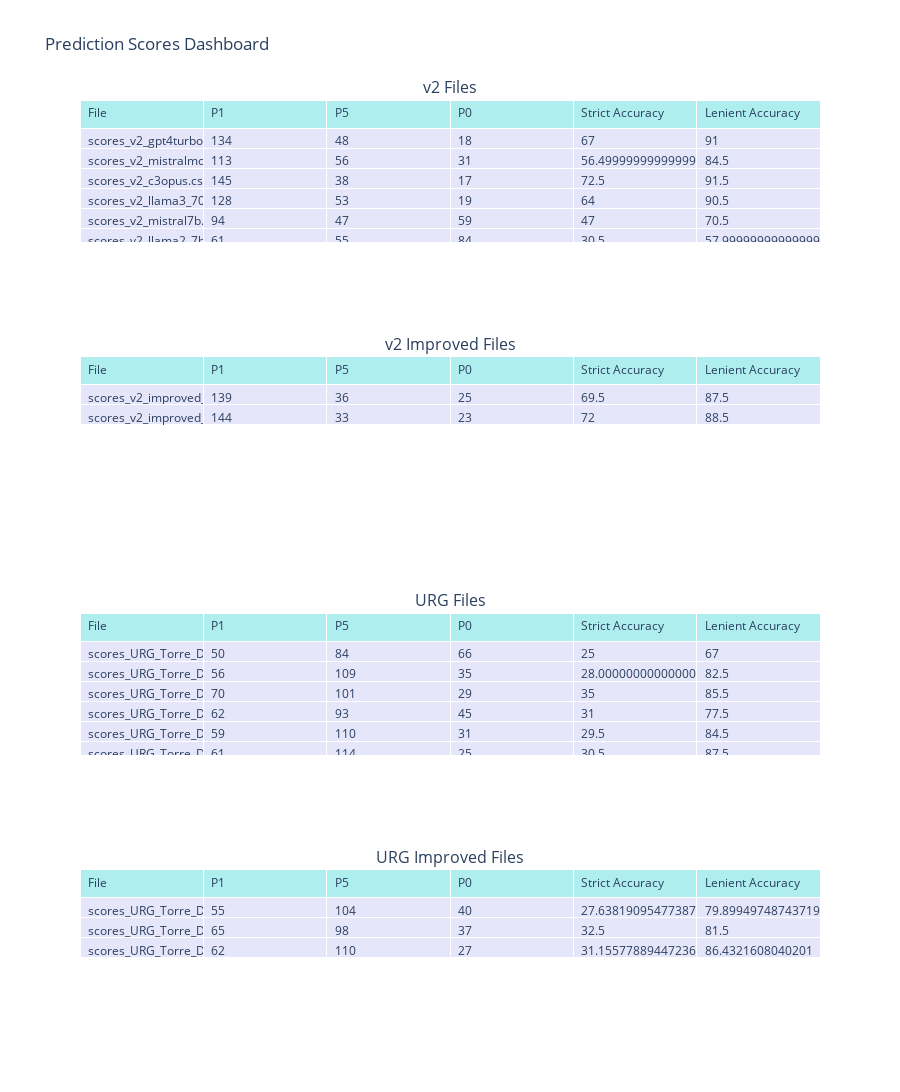

This figure's notebook cell:
### Markdown cell above
### In the next cell, the difference is that we also discriminate between improved and non-improved prompts
### We create lists to store the data for each file group

### We then repeat as in the previous cell, but showing the graphs for the improved prompts

# ----------

### En la siguiente celda, la diferencia es que discriminamos entre prompts mejorados y no mejorados
### Creamos listas para almacenar los datos de cada grupo de archivos

### Repetimos lo anterior, pero mostrando los gráficos para los prompts mejorados

### Code cell
# Create lists to store the data for each file group
data_v2 = []
data_v2_improved = []
data_URG = []
data_URG_improved = []

# Process files_v2 and store the data
for file in files_v2:
    df = pd.read_csv(f'{path}/{file}')
    count_p1, count_p5, count_p0, strict_accuracy, lenient_accuracy = get_stats_for_df(df)
    if 'improved' in file:
        data_v2_improved.append([file, count_p1, count_p5, count_p0, strict_accuracy, lenient_accuracy])
    else:
        data_v2.append([file, count_p1, count_p5, count_p0, strict_accuracy, lenient_accuracy])

# Process files_URG and store the data
for file in files_URG:
    df = pd.read_csv(f'{path}/{file}')
    count_p1, count_p5, count_p0, strict_accuracy, lenient_accuracy = get_stats_for_df(df)
    if 'improved' in file:
        data_URG_improved.append([file, count_p1, count_p5, count_p0, strict_accuracy, lenient_accuracy])
    else:
        data_URG.append([file, count_p1, count_p5, count_p0, strict_accuracy, lenient_accuracy])

# Create DataFrames for each file group
df_v2 = pd.DataFrame(data_v2, columns=['File', 'P1', 'P5', 'P0', 'Strict Accuracy', 'Lenient Accuracy'])
df_v2_improved = pd.DataFrame(data_v2_improved, columns=['File', 'P1', 'P5', 'P0', 'Strict Accuracy', 'Lenient Accuracy'])
df_URG = pd.DataFrame(data_URG, columns=['File', 'P1', 'P5', 'P0', 'Strict Accuracy', 'Lenient Accuracy'])
df_URG_improved = pd.DataFrame(data_URG_improved, columns=['File', 'P1', 'P5', 'P0', 'Strict Accuracy', 'Lenient Accuracy'])

# Create subplots with 4 rows and 1 column, specifying subplot type as 'domain'
fig = make_subplots(rows=4, cols=1, subplot_titles=('v2 Files', 'v2 Improved Files', 'URG Files', 'URG Improved Files'),
                    specs=[[{'type': 'domain'}], [{'type': 'domain'}], [{'type': 'domain'}], [{'type': 'domain'}]])

# Add the tables to the respective subplots
fig.add_trace(go.Table(
    header=dict(values=list(df_v2.columns), fill_color='paleturquoise', align='left'),
    cells=dict(values=[df_v2.File, df_v2.P1, df_v2.P5, df_v2.P0, df_v2['Strict Accuracy'], df_v2['Lenient Accuracy']],
               fill_color='lavender', align='left')
), row=1, col=1)

fig.add_trace(go.Table(
    header=dict(values=list(df_v2_improved.columns), fill_color='paleturquoise', align='left'),
    cells=dict(values=[df_v2_improved.File, df_v2_improved.P1, df_v2_improved.P5, df_v2_improved.P0, df_v2_improved['Strict Accuracy'], df_v2_improved['Lenient Accuracy']],
               fill_color='lavender', align='left')
), row=2, col=1)

fig.add_trace(go.Table(
    header=dict(values=list(df_URG.columns), fill_color='paleturquoise', align='left'),
    cells=dict(values=[df_URG.File, df_URG.P1, df_URG.P5, df_URG.P0, df_URG['Strict Accuracy'], df_URG['Lenient Accuracy']],
               fill_color='lavender', align='left')
), row=3, col=1)

fig.add_trace(go.Table(
    header=dict(values=list(df_URG_improved.columns), fill_color='paleturquoise', align='left'),
    cells=dict(values=[df_URG_improved.File, df_URG_improved.P1, df_URG_improved.P5, df_URG_improved.P0, df_URG_improved['Strict Accuracy'], df_URG_improved['Lenient Accuracy']],
               fill_color='lavender', align='left')
), row=4, col=1)

# Update the layout
fig.update_layout(
    title='Prediction Scores Dashboard',
    height=1200
)

# Display the dashboard
fig.show()

### Figure 1 — Plotly figure (JSON) as saved in the notebook; plotly's stock layout.template omitted (floating-point values rounded to 4 significant figures)
{"data": [{"cells": {"align": "left", "fill": {"color": "lavender"}, "values": [["scores_v2_gpt4turbo0409.csv", "scores_v2_mistralmoe.csv", "scores_v2_c3opus.csv", "scores_v2_llama3_70b.csv", "scores_v2_mistral7b.csv", "scores_v2_llama2_7b.csv", "scores_v2_gpt4_0613.csv", "scores_v2_llama3_8b.csv", "scores_v2_c3sonnet.csv", "scores_v2_geminipro15.csv", "scores_v2_rare_only_prompt_gpt4_0613.csv", "scores_v2_cohere_cplus.csv", "scores_v2_mixtralmoe_big.csv", "scores_v2_gpt4turbo1106.csv"], [134, 113, 145, 128, 94, 61, 133, 95, 131, 140, 135, 108, 135, 137], [48, 56, 38, 53, 47, 55, 48, 51, 46, 42, 42, 52, 39, 47], [18, 31, 17, 19, 59, 84, 19, 51, 23, 18, 23, 40, 26, 16], [67, 56.5, 72.5, 64, 47, 30.5, 66.5, 48.22, 65.5, 70, 67.5, 54, 67.5, 68.5], [91, 84.5, 91.5, 90.5, 70.5, 58.0, 90.5, 74.11, 88.5, 91, 88.5, 80, 87, 92]]}, "domain": {"x": [0, 1], "y": [0.8438, 1]}, "header": {"align": "left", "fill": {"color": "paleturquoise"}, "values": ["File", "P1", "P5", "P0", "Strict Accuracy", "Lenient Accuracy"]}, "type": "table"}, {"cells": {"align": "left", "fill": {"color": "lavender"}, "values": [["scores_v2_improved_c3sonnet.csv", "scores_v2_improved_gpt4_0613.csv"], [139, 144], [36, 33], [25, 23], [69.5, 72], [87.5, 88.5]]}, "domain": {"x": [0, 1], "y": [0.5625, 0.7188]}, "header": {"align": "left", "fill": {"color": "paleturquoise"}, "values": ["File", "P1", "P5", "P0", "Strict Accuracy", "Lenient Accuracy"]}, "type": "table"}, {"cells": {"align": "left", "fill": {"color": "lavender"}, "values": [["scores_URG_Torre_Dic_200_mistral7b.csv", "scores_URG_Torre_Dic_200_cohere_cplus.csv", "scores_URG_Torre_Dic_200_gpt4turbo0409.csv", "scores_URG_Torre_Dic_200_mistralmoe.csv", "scores_URG_Torre_Dic_200_mixtralmoe_big.csv", "scores_URG_Torre_Dic_200_c3sonnet.csv", "scores_URG_Torre_Dic_200_llama2_7b.csv", "scores_URG_Torre_Dic_200_gpt4_0613.csv", "scores_URG_Torre_Dic_200_llama3_70b.csv", "scores_URG_Torre_Dic_200_gpt4turbo1106.csv", "scores_URG_Torre_Dic_200_llama3_70b_ENG.csv", "scores_URG_Torre_Dic_200_geminipro15.csv", "scores_URG_Torre_Dic_200_llama3_8b.csv", "scores_URG_Torre_Dic_200_c3opus.csv"], [50, 56, 70, 62, 59, 61, 35, 57, 43, 74, 27, 56, 45, 58], [84, 109, 101, 93, 110, 114, 79, 105, 107, 94, 75, 110, 91, 110], [66, 35, 29, 45, 31, 25, 86, 37, 46, 32, 86, 31, 64, 32], [25, 28.0, 35, 31, 29.5, 30.5, 17.5, 28.64, 21.94, 37, 14.36, 28.43, 22.5, 29.0], [67, 82.5, 85.5, 77.5, 84.5, 87.5, 57.0, 81.41, 76.53, 84, 54.26, 84.26, 68, 84]]}, "domain": {"x": [0, 1], "y": [0.2812, 0.4375]}, "header": {"align": "left", "fill": {"color": "paleturquoise"}, "values": ["File", "P1", "P5", "P0", "Strict Accuracy", "Lenient Accuracy"]}, "type": "table"}, {"cells": {"align": "left", "fill": {"color": "lavender"}, "values": [["scores_URG_Torre_Dic_200_improved_c3opus.csv", "scores_URG_Torre_Dic_200_improved_gpt4_0613.csv", "scores_URG_Torre_Dic_200_improved_c3sonnet.csv"], [55, 65, 62], [104, 98, 110], [40, 37, 27], [27.64, 32.5, 31.16], [79.9, 81.5, 86.43]]}, "domain": {"x": [0, 1], "y": [0, 0.1562]}, "header": {"align": "left", "fill": {"color": "paleturquoise"}, "values": ["File", "P1", "P5", "P0", "Strict Accuracy", "Lenient Accuracy"]}, "type": "table"}], "layout": {"annotations": [{"font": {"size": 16}, "showarrow": false, "text": "v2 Files", "x": 0.5, "xanchor": "center", "xref": "paper", "y": 1, "yanchor": "bottom", "yref": "paper"}, {"font": {"size": 16}, "showarrow": false, "text": "v2 Improved Files", "x": 0.5, "xanchor": "center", "xref": "paper", "y": 0.7188, "yanchor": "bottom", "yref": "paper"}, {"font": {"size": 16}, "showarrow": false, "text": "URG Files", "x": 0.5, "xanchor": "center", "xref": "paper", "y": 0.4375, "yanchor": "bottom", "yref": "paper"}, {"font": {"size": 16}, "showarrow": false, "text": "URG Improved Files", "x": 0.5, "xanchor": "center", "xref": "paper", "y": 0.1562, "yanchor": "bottom", "yref": "paper"}], "height": 1200, "title": {"text": "Prediction Scores Dashboard"}}}
